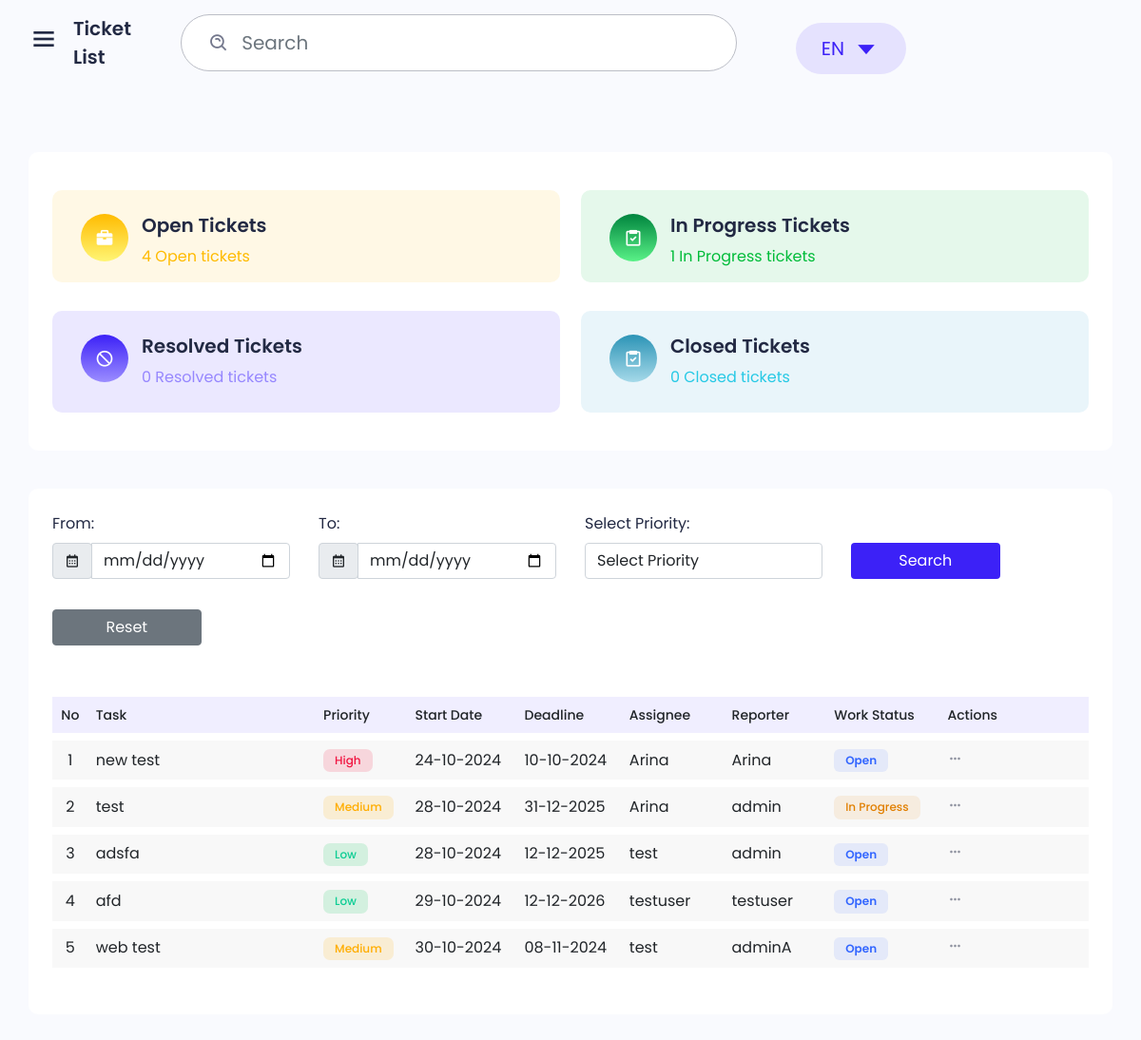
The page /api/ on the database as committed earlier.
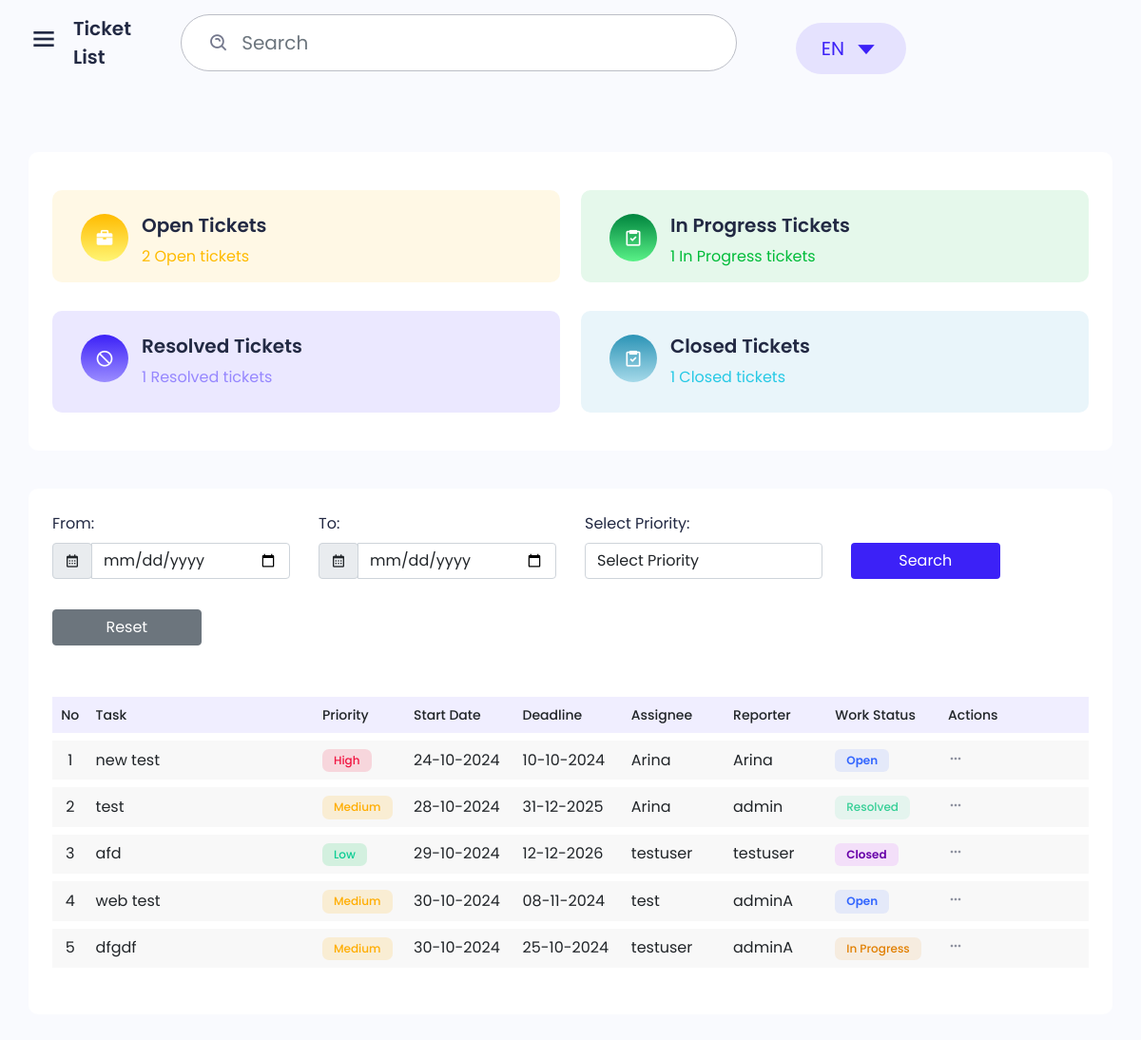
The same page on the database as committed later.
### tickets/models.py (models this page shows)
class Ticket(models.Model):
    title = models.CharField(max_length=255)
    description = models.TextField()
    priority = models.CharField(max_length=50, choices=[('Low', 'Low'), ('Medium', 'Medium'), ('High', 'High'), ('Critical', 'Critical')])
    status = models.CharField(max_length=50, choices=[('Open', 'Open'), ('In Progress', 'In Progress'), ('Resolved', 'Resolved'), ('Closed', 'Closed')])
    assignee = models.ForeignKey(User, related_name='assigned_tickets', on_delete=models.SET_NULL, null=True)
    reporter = models.ForeignKey(User, related_name='reported_tickets', on_delete=models.SET_NULL, null=True)
    due_date = models.DateField()
    created_at = models.DateTimeField(auto_now_add=True)
    updated_at = models.DateTimeField(auto_now=True)

### tickets/views.py (the view)
# urls.py: path('', ticket_list, name='ticket_list'),
def ticket_list(request):
    tickets = Ticket.objects.all()
    from_date = request.GET.get('from_date')
    to_date = request.GET.get('to_date')
    priority = request.GET.get('priority')
    if from_date:
        try:
            from_date_parsed = datetime.strptime(from_date, "%Y-%m-%d").date()
            tickets = tickets.filter(created_at__date__gte=from_date_parsed)
        except ValueError:
            print(f"Invalid from_date format: {from_date}")
    if to_date:
        try:
            to_date_parsed = datetime.strptime(to_date, "%Y-%m-%d").date()
            tickets = tickets.filter(created_at__date__lte=to_date_parsed)
        except ValueError:
            print(f"Invalid to_date format: {to_date}")
    if priority and priority in ["High", "Medium", "Low", "Critical"]:
        tickets = tickets.filter(priority=priority)
    open_count = Ticket.objects.filter(status="Open").count()
    in_progress_count = Ticket.objects.filter(status="In Progress").count()
    resolved_count = Ticket.objects.filter(status="Resolved").count()
    closed_count = Ticket.objects.filter(status="Closed").count()
    return render(request, 'tickets/ticket_list.html', {
        'tickets': tickets,
        'open_count': open_count,
        'in_progress_count': in_progress_count,
        'resolved_count': resolved_count,
        'closed_count': closed_count
    })

### tickets/templates/tickets/ticket_list.html (shortened to what the changed rows need)
{% extends "layout.html" %}
{% block content %}
<div class="main">
    <div class="main-content ticket">
        <div class="row">
            <div class="col-12">
                <div class="box card-box">
                    <div class="icon-box bg-color-1">
                        <div class="content">
                            <h5 class="title-box">Open Tickets</h5>
                            <p class="color-1 mb-0 pt-4">{{ open_count }} Open tickets</p>
                        </div>
                    </div>
                    <div class="icon-box bg-color-3">
                        <div class="content">
                            <h5 class="title-box">Resolved Tickets</h5>
                            <p class="color-3 mb-0 pt-4">{{ resolved_count }} Resolved tickets</p>
                        </div>
                    </div>
                    <div class="icon-box bg-color-4">
                        <div class="content">
                            <h5 class="title-box">Closed Tickets</h5>
                            <p class="color-4 mb-0 pt-4">{{ closed_count }} Closed tickets</p>
                        </div>
                    </div>
                </div>
            </div>
        </div>
        <div class="row">
            <div class="col-12 col-xl-12">
                <div class="box">
                    <div class="box-body">
                        <div class="table-responsive">
                            <table class="table table-vcenter text-nowrap table-bordered dataTable no-footer"
                                id="task-profile" role="grid">
                                <thead>
                                    <tr class="top">
                                        <th class="border-bottom-0 text-center sorting fs-14 font-w500"
                                            style="width: 26.6562px;">No</th>
                                        <th class="border-bottom-0 sorting fs-14 font-w500" style="width: 222.312px;">
                                            Task</th>
                                        <th class="border-bottom-0 sorting fs-14 font-w500" style="width: 84.8281px;">
                                            Priority</th>
                                        <th class="border-bottom-0 sorting fs-14 font-w500" style="width: 87.9844px;">
                                            Start Date</th>
                                        <th class="border-bottom-0 sorting fs-14 font-w500" style="width: 87.9844px;">
                                            Deadline</th>
                                        <th class="border-bottom-0 sorting fs-14 font-w500" style="width: 100.000px;">
                                            Assignee</th>
                                        <th class="border-bottom-0 sorting fs-14 font-w500" style="width: 100.000px;">
                                            Reporter</th>
                                        <th class="border-bottom-0 sorting fs-14 font-w500" style="width: 110.719px;">
                                            Work Status</th>
                                        <th class="border-bottom-0 sorting_disabled fs-14 font-w500"
                                            style="width: 145.391px;">Actions</th>
                                    </tr>
                                </thead>
                                <tbody>
                                    {% for ticket in tickets %}
                                    <tr class="{% cycle 'odd' 'even' %}">
                                        <td class="text-center">{{ forloop.counter }}</td>
                                        <td>
                                            <a href="javascript:void(0);" data-bs-toggle="modal"
                                                data-bs-target="#ticketDetailModal"
                                                onclick="showTicketDetails('{{ ticket.pk }}')">
                                                {{ ticket.title }}
                                            </a>
                                        </td>
                                        <td>
                                            <span
                                                class="badge {% if ticket.priority == 'High' %}badge-danger-light{% elif ticket.priority == 'Medium' %}badge-warning-light{% elif ticket.priority == 'Low' %}badge-success-light{% elif ticket.priority == 'Critical' %}badge-danger{% endif %}">
                                                {{ ticket.priority }}
                                            </span>
                                        </td>
                                        <td>{{ ticket.created_at|date:"d-m-Y" }}</td>
                                        <td>{{ ticket.due_date|date:"d-m-Y" }}</td>
                                        <td>
                                            {% if ticket.assignee %}
                                            {{ ticket.assignee.username }}
                                            {% else %}
                                            Unassigned
                                            {% endif %}
                                        </td>
                                        <td>{{ ticket.reporter.username }}</td>
                                        <td>
                                            <span
                                                class="badge {% if ticket.status == 'Open' %}badge-primary{% elif ticket.status == 'In Progress' %}badge-warning{% elif ticket.status == 'Resolved' %}badge-success{% elif ticket.status == 'Closed' %}badge-secondary{% endif %}">
                                                {{ ticket.status }}
                                            </span>
                                        </td>
                                        <td>
                                            <div class="dropdown">
                                                <a href="javascript:void(0);" class="btn-link" data-bs-toggle="dropdown"
                                                    aria-expanded="false">
                                                    <i class='bx bx-dots-horizontal-rounded'></i>
                                                </a>
                                            </div>
                                        </td>
                                    </tr>
                                    {% empty %}
                                    <tr>
                                        <td colspan="10" class="text-center">No tickets available.</td>
                                    </tr>
                                    {% endfor %}
                                </tbody>
                            </table>
                        </div>
                    </div>
                </div>
            </div>
        </div>
    </div>
</div>
{% endblock %}

Rows that differ between the two databases and show on the page:
removed Ticket: title "adsfa", priority "Low", created_at "28-10-2024", due_date "12-12-2025", assignee.username "test", reporter.username "admin", status "Open"
changed Ticket "admin": status "In Progress" → "Resolved"
changed Ticket "afd": status "Open" → "Closed"
added Ticket: title "dfgdf", priority "Medium", created_at "30-10-2024", due_date "25-10-2024", assignee.username "testuser", reporter.username "adminA", status "In Progress"
Other text that changed with them:
{{ open_count }}: "4" → "2"
{{ resolved_count }}: "0" → "1"
{{ closed_count }}: "0" → "1"
